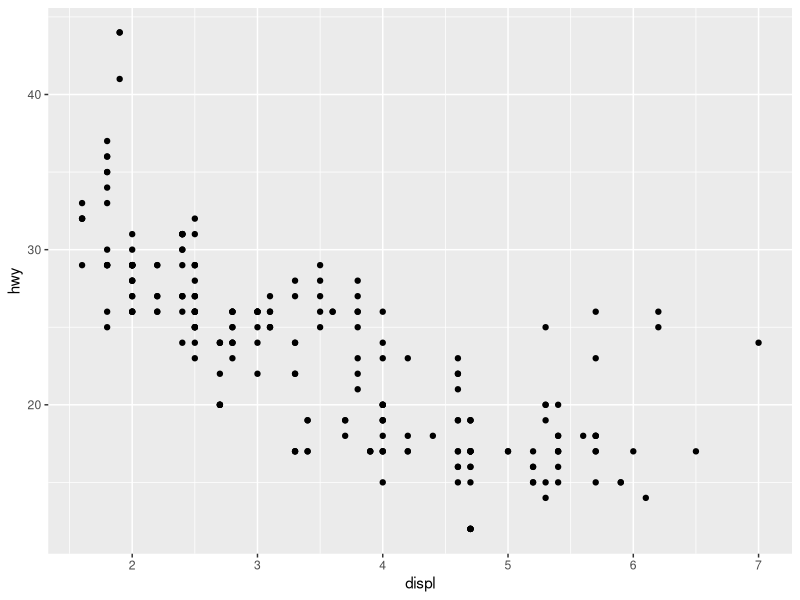
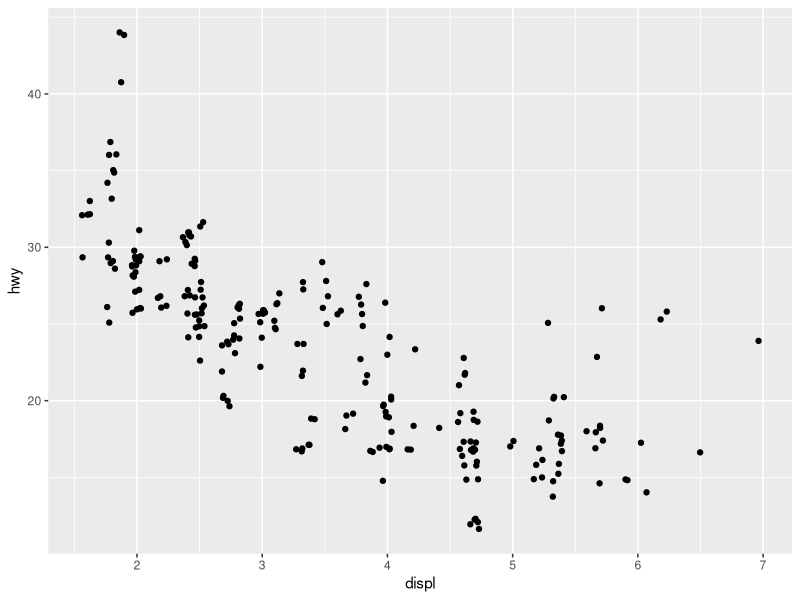
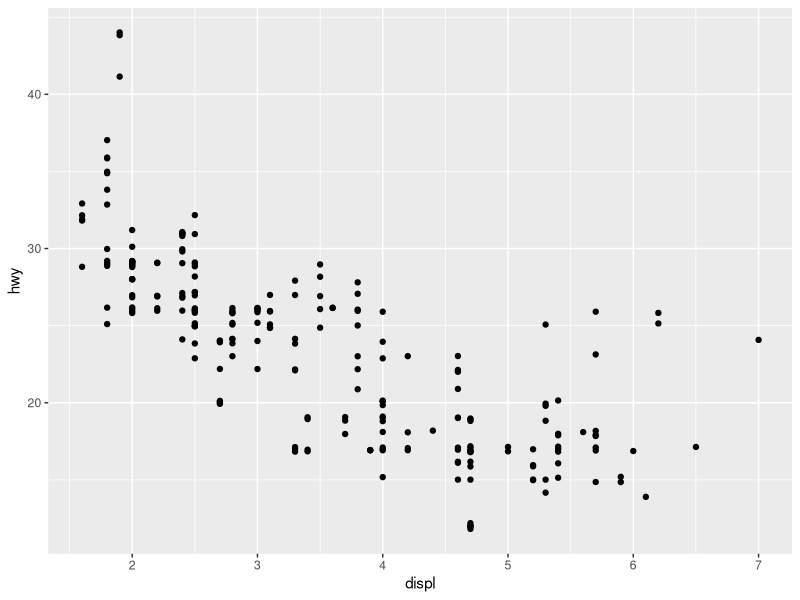
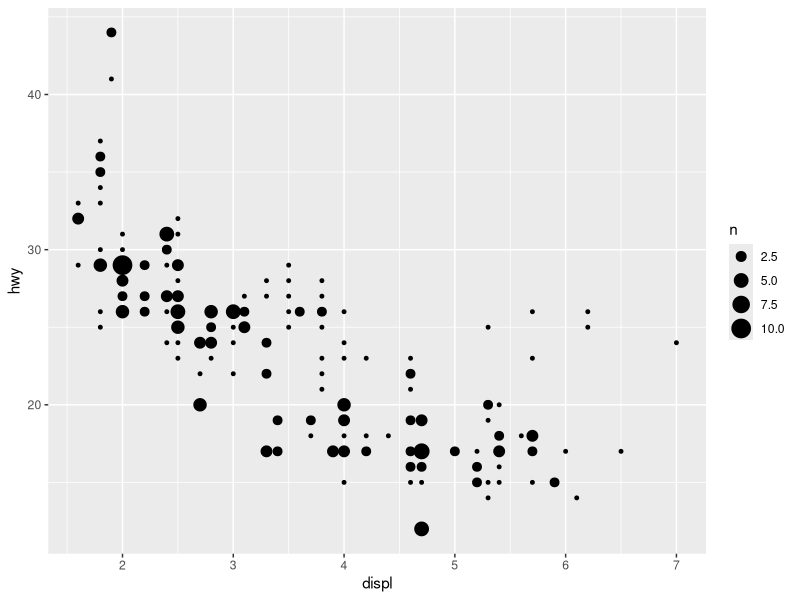
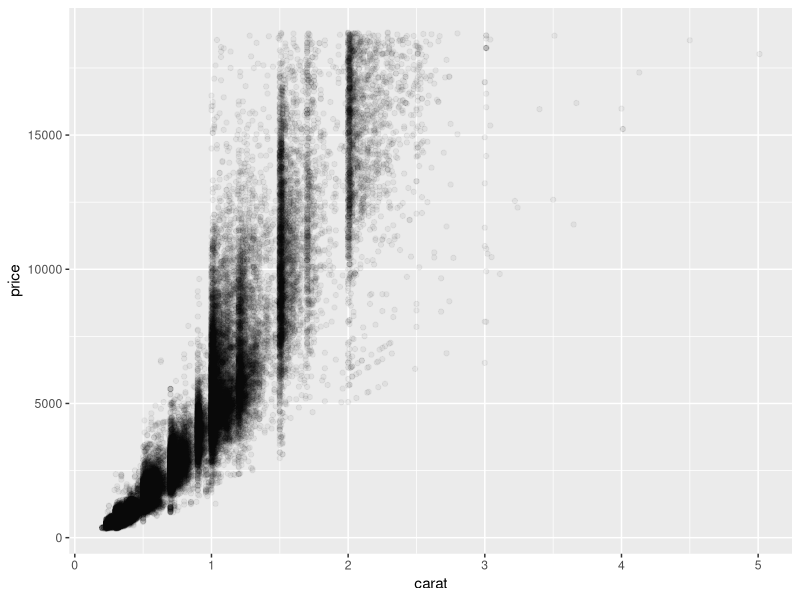
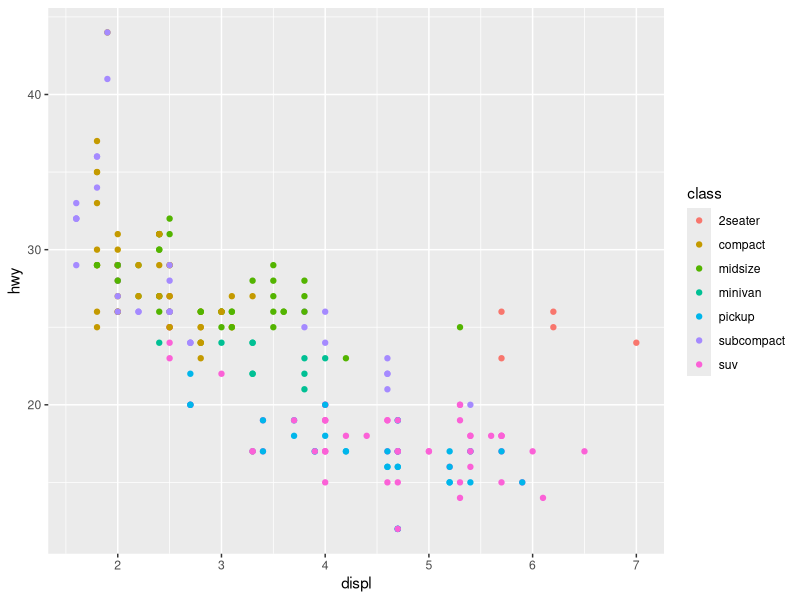
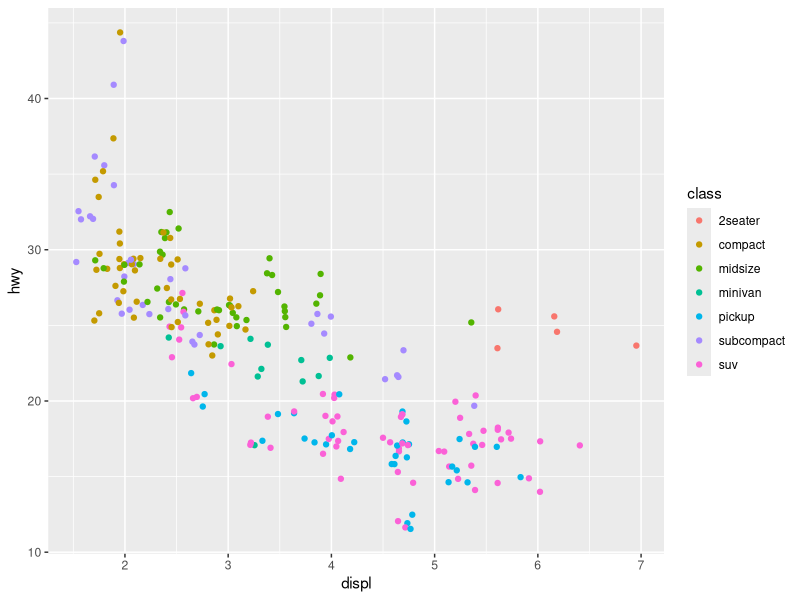
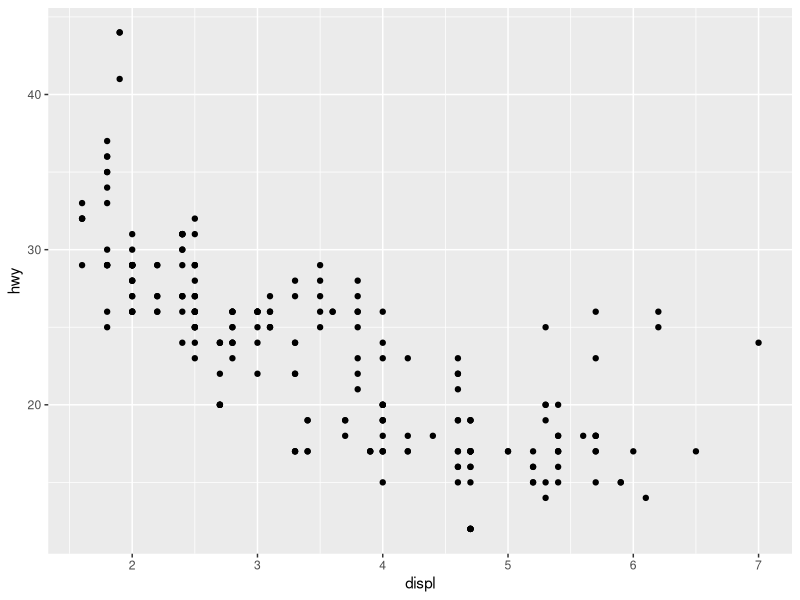

R code for these plots, in order:
## ---- chunk 1
# knitr options
knitr::opts_chunk$set(echo = TRUE)
## ---- chunk 2
library(tidyverse)
## ---- chunk 3
## NOTE: No need to modify! Just example code
mpg %>% 
  ggplot(mapping = aes(x = displ, y = hwy)) +
  geom_point()
## ---- chunk 4
## NOTE: No need to modify! Just example code
mpg %>% 
  ggplot(mapping = aes(x = displ, y = hwy)) +
  geom_jitter()
## ---- chunk 5
## TASK: Adjust the jittering to be 0 in the horizontal direction
mpg %>% 
  ggplot(mapping = aes(x = displ, y = hwy)) +
  geom_jitter(
    width = 0,
    height = 0.2,
  )
## ---- chunk 6
## NOTE: No need to modify! Just example code
mpg %>% 
  ggplot(mapping = aes(x = displ, y = hwy)) +
  geom_count()
## ---- chunk 7
## NOTE: No need to modify! Just example code
diamonds %>%
  ggplot(aes(x = carat, y = price)) +
  geom_point(alpha = 1/20)
## ---- chunk 8
mpg %>% 
  ggplot(aes(x = displ, y = hwy, color = class)) +
  geom_point()
## ---- chunk 9
## TASK: Color each point by vehicle `class`
mpg %>% 
  ggplot(mapping = aes(
    x = displ,
    y = hwy,
    color = class
  )) +
  geom_jitter(width = 0.1, height = 0.5)
## ---- chunk 10
## NOTE: No need to modify! Just example code
ggplot(
  data = mpg,
  mapping = aes(x = displ, y = hwy)
) +
  geom_point()
## ---- chunk 11
## NOTE: No need to modify! Just example code
ggplot(
  mpg,
  aes(x = displ, y = hwy)
) +
  geom_point()
## ---- chunk 12
## NOTE: No need to modify! Just example code
ggplot(mpg, aes(displ, hwy)) +
  geom_point()
## ---- chunk 13
## NOTE: No need to modify! Just example code
ggplot(mpg, aes(x = displ)) +
  geom_point(aes(y = hwy, color = "hwy")) +
  geom_point(aes(y = cty, color = "cty"))
## ---- chunk 14
library(ggrepel)
## TODO: Use df_annotate below to add text labels to the scatterplot
df_annotate <-
  mpg %>%
  group_by(class) %>%
  summarize(
    displ = mean(displ),
    hwy = mean(hwy)
  )

mpg %>%
  ggplot(aes(displ, hwy)) +
  geom_point(aes(color = class)) +
  geom_label_repel(
    data = df_annotate,
    aes(label = class, color = class)
  )
## ---- chunk 15
## NOTE: No need to modify! Just analyze the scatterplot
mpg %>%
  pivot_longer(names_to = "source", values_to = "mpg", c(hwy, cty)) %>%
  ggplot(aes(displ, mpg, color = source)) +
  geom_point() +
  scale_color_discrete(name = "Mileage Type") +
  labs(
    x = "Engine displacement (liters)",
    y = "Mileage (mpg)"
  )
## ---- chunk 16
economics %>%
  filter(date > lubridate::ymd("2010-01-01")) %>%
  ggplot(aes(date, pop)) +
  geom_col()
## ---- chunk 17
economics %>%
  filter(date > lubridate::ymd("2010-01-01")) %>%
  ggplot(aes(date, pop)) +
  geom_point()
## ---- chunk 18
economics %>%
  mutate(pop_delta = pop - lag(pop)) %>%
  filter(date > lubridate::ymd("2005-01-01")) %>%
  ggplot(aes(date, pop_delta)) +
  geom_col()
## ---- chunk 19
economics %>%
  mutate(pop_delta = pop - lag(pop)) %>%
  filter(date > lubridate::ymd("2005-01-01")) %>%
  ggplot(aes(date, pop_delta)) +
  geom_point()
